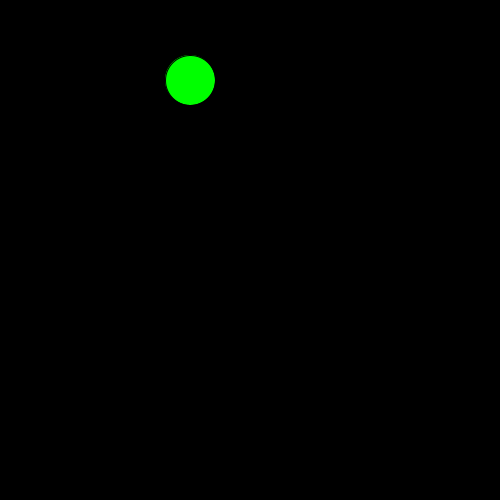
Frame 1 (no input)
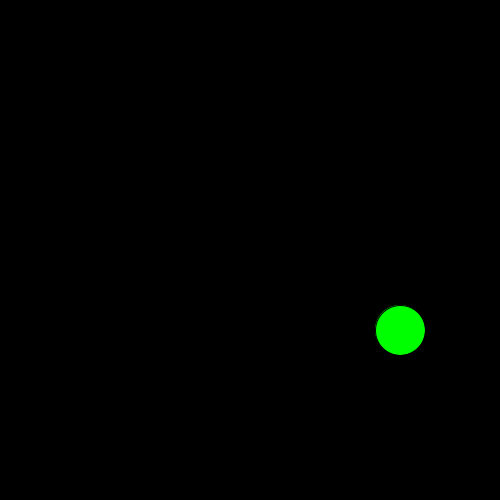
Frame 60 (the mouse pressed at the canvas centre just before this capture)
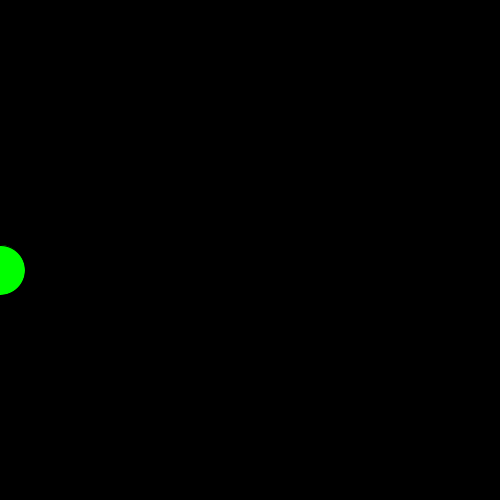
Frame 120 (the mouse held since frame 60 and released just before this capture)

The Processing sketch that drew these frames (run headless with seeded random() and noise(); from frame 60 on, the mouse is pressed at the canvas centre):

// Processing sketch: processing_82570
// ── processing_82570.pde

//Matthew Quesada
//Computer Programming 4-5
//bouncingball


Ball matthew;
void setup()
{
  matthew= new Ball();
  size(500, 500);
}

void draw()
{
  background(0, 0, 0);
  matthew.move();
  matthew.bounce();
  matthew.show();
}

class Ball
{
  int x, y;
  boolean up, right;
  Ball()
  {
    x=200;
    y=70;
    boolean up=false;
    boolean right=true;
  }

  void move()
  {
    if (up==false)
    {
      y=y+10;
    }
    else
    {
      y=y-10;
    }

    if (right==true)
    {
      x=x+10;
    }
    else
    {
      x=x-10;
    }
  }


    void bounce()
    {
      if(x==500)
      {
        right=false;
      }
      
      if (x==0)
      {
        right=true;
      }
      
      if(y==500)
      {
        up=true;
      }
      if (y==0)
      {
        up=false;
      }
        
    }

    void show()
    {
      fill(0, 255, 0);
      ellipse(x, y, 50, 50);
    }
  }
